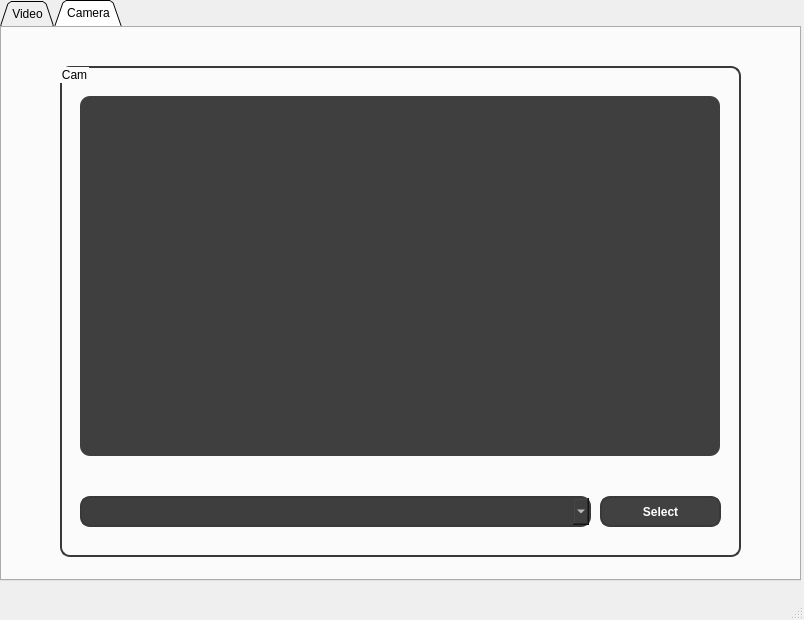
<?xml version="1.0" encoding="UTF-8"?>
<ui version="4.0">
 <class>MainWindow</class>
 <widget class="QMainWindow" name="MainWindow">
  <property name="geometry">
   <rect>
    <x>0</x>
    <y>0</y>
    <width>804</width>
    <height>620</height>
   </rect>
  </property>
  <property name="windowTitle">
   <string>MainWindow</string>
  </property>
  <widget class="QWidget" name="centralwidget">
   <widget class="QTabWidget" name="tabs">
    <property name="geometry">
     <rect>
      <x>0</x>
      <y>0</y>
      <width>801</width>
      <height>581</height>
     </rect>
    </property>
    <property name="sizePolicy">
     <sizepolicy hsizetype="Maximum" vsizetype="Maximum">
      <horstretch>0</horstretch>
      <verstretch>0</verstretch>
     </sizepolicy>
    </property>
    <property name="toolTip">
     <string>&lt;html&gt;&lt;head/&gt;&lt;body&gt;&lt;p align=&quot;center&quot;&gt;&lt;span style=&quot; font-weight:600;&quot;&gt;Video&lt;/span&gt;&lt;/p&gt;&lt;/body&gt;&lt;/html&gt;</string>
    </property>
    <property name="layoutDirection">
     <enum>Qt::LeftToRight</enum>
    </property>
    <property name="autoFillBackground">
     <bool>false</bool>
    </property>
    <property name="styleSheet">
     <string notr="true">border-color: rgb(45, 45, 45);</string>
    </property>
    <property name="tabPosition">
     <enum>QTabWidget::North</enum>
    </property>
    <property name="tabShape">
     <enum>QTabWidget::Triangular</enum>
    </property>
    <property name="currentIndex">
     <number>1</number>
    </property>
    <property name="iconSize">
     <size>
      <width>25</width>
      <height>25</height>
     </size>
    </property>
    <property name="elideMode">
     <enum>Qt::ElideMiddle</enum>
    </property>
    <property name="usesScrollButtons">
     <bool>true</bool>
    </property>
    <property name="documentMode">
     <bool>false</bool>
    </property>
    <property name="tabsClosable">
     <bool>false</bool>
    </property>
    <property name="movable">
     <bool>true</bool>
    </property>
    <property name="tabBarAutoHide">
     <bool>false</bool>
    </property>
    <widget class="QWidget" name="videoTab">
     <attribute name="title">
      <string>Video</string>
     </attribute>
     <widget class="QGraphicsView" name="graphicsView">
      <property name="geometry">
       <rect>
        <x>80</x>
        <y>100</y>
        <width>640</width>
        <height>360</height>
       </rect>
      </property>
      <property name="styleSheet">
       <string notr="true">/*box-shadow: 0 8px 32px 0 rgba( 31, 38, 135, 0.37 );*/
backdrop-filter: blur( 4px );
/*-webkit-backdrop-filter: blur( 4px );
border-radius: 10px;
border: 1px solid rgba( 255, 255, 255, 0.18 );*/
background-color: rgb(63, 63, 63);
border-radius: 10px;</string>
      </property>
     </widget>
     <widget class="QPushButton" name="btnForward">
      <property name="geometry">
       <rect>
        <x>240</x>
        <y>470</y>
        <width>61</width>
        <height>61</height>
       </rect>
      </property>
      <property name="styleSheet">
       <string notr="true">border-radius:30px;
image: url(:/forward/fast-forward.png);
background-color: rgba(0,0,0,200);
padding:10px;</string>
      </property>
      <property name="text">
       <string/>
      </property>
     </widget>
     <widget class="QPushButton" name="btnBackward">
      <property name="geometry">
       <rect>
        <x>80</x>
        <y>470</y>
        <width>61</width>
        <height>61</height>
       </rect>
      </property>
      <property name="styleSheet">
       <string notr="true">border-radius:30px;
image: url(:/forward/fast-backward.png);
background-color: rgba(0,0,0,200);
padding:10px;</string>
      </property>
      <property name="text">
       <string/>
      </property>
     </widget>
     <widget class="QPushButton" name="btnForward_2">
      <property name="geometry">
       <rect>
        <x>160</x>
        <y>470</y>
        <width>61</width>
        <height>61</height>
       </rect>
      </property>
      <property name="styleSheet">
       <string notr="true">border-radius:30px;
image: url(:/forward/play.png);
background-color: rgba(0,0,0,200);
padding:10px;</string>
      </property>
      <property name="text">
       <string/>
      </property>
     </widget>
     <widget class="QSlider" name="horizontalSlider">
      <property name="geometry">
       <rect>
        <x>110</x>
        <y>430</y>
        <width>581</width>
        <height>22</height>
       </rect>
      </property>
      <property name="orientation">
       <enum>Qt::Horizontal</enum>
      </property>
     </widget>
     <widget class="QComboBox" name="cmbxSpeed">
      <property name="geometry">
       <rect>
        <x>590</x>
        <y>470</y>
        <width>131</width>
        <height>51</height>
       </rect>
      </property>
      <property name="styleSheet">
       <string notr="true">border-radius: 20px;
background-color: rgb(56, 56, 56);
color: rgb(85, 170, 0);</string>
      </property>
      <property name="editable">
       <bool>false</bool>
      </property>
      <property name="currentText">
       <string/>
      </property>
     </widget>
     <widget class="QGroupBox" name="gbFile">
      <property name="geometry">
       <rect>
        <x>60</x>
        <y>70</y>
        <width>681</width>
        <height>491</height>
       </rect>
      </property>
      <property name="styleSheet">
       <string notr="true">border-color: rgb(0, 170, 0);
border: 2px solid  rgb(57, 57, 57);
border-radius: 10px;</string>
      </property>
      <property name="title">
       <string>FileName</string>
      </property>
     </widget>
     <widget class="QLineEdit" name="txtFileName">
      <property name="geometry">
       <rect>
        <x>60</x>
        <y>29</y>
        <width>551</width>
        <height>31</height>
       </rect>
      </property>
      <property name="styleSheet">
       <string notr="true">border-radius: 10px;
background-color: rgb(58, 58, 58);
color: white;</string>
      </property>
     </widget>
     <widget class="QPushButton" name="btnBrowse">
      <property name="geometry">
       <rect>
        <x>620</x>
        <y>30</y>
        <width>121</width>
        <height>31</height>
       </rect>
      </property>
      <property name="font">
       <font>
        <weight>75</weight>
        <bold>true</bold>
       </font>
      </property>
      <property name="styleSheet">
       <string notr="true">border-radius: 10px;
background-color: rgb(65, 65, 65);
color: white;</string>
      </property>
      <property name="text">
       <string>Browse</string>
      </property>
     </widget>
     <zorder>gbFile</zorder>
     <zorder>graphicsView</zorder>
     <zorder>btnForward</zorder>
     <zorder>btnBackward</zorder>
     <zorder>btnForward_2</zorder>
     <zorder>horizontalSlider</zorder>
     <zorder>cmbxSpeed</zorder>
     <zorder>txtFileName</zorder>
     <zorder>btnBrowse</zorder>
    </widget>
    <widget class="QWidget" name="cameraTab">
     <attribute name="title">
      <string>Camera</string>
     </attribute>
     <widget class="QGraphicsView" name="graphicsViewCam">
      <property name="geometry">
       <rect>
        <x>80</x>
        <y>70</y>
        <width>640</width>
        <height>360</height>
       </rect>
      </property>
      <property name="styleSheet">
       <string notr="true">/*box-shadow: 0 8px 32px 0 rgba( 31, 38, 135, 0.37 );*/
backdrop-filter: blur( 4px );
/*-webkit-backdrop-filter: blur( 4px );
border-radius: 10px;
border: 1px solid rgba( 255, 255, 255, 0.18 );*/
background-color: rgb(63, 63, 63);
border-radius: 10px;</string>
      </property>
     </widget>
     <widget class="QGroupBox" name="gbFile_2">
      <property name="geometry">
       <rect>
        <x>60</x>
        <y>40</y>
        <width>681</width>
        <height>491</height>
       </rect>
      </property>
      <property name="styleSheet">
       <string notr="true">border-color: rgb(0, 170, 0);
border: 2px solid  rgb(57, 57, 57);
border-radius: 10px;</string>
      </property>
      <property name="title">
       <string>Cam</string>
      </property>
      <widget class="QPushButton" name="btnSelect">
       <property name="geometry">
        <rect>
         <x>540</x>
         <y>430</y>
         <width>121</width>
         <height>31</height>
        </rect>
       </property>
       <property name="font">
        <font>
         <weight>75</weight>
         <bold>true</bold>
        </font>
       </property>
       <property name="styleSheet">
        <string notr="true">border-radius: 10px;
background-color: rgb(65, 65, 65);
color: white;</string>
       </property>
       <property name="text">
        <string>Select</string>
       </property>
      </widget>
      <widget class="QComboBox" name="cmbxCam">
       <property name="geometry">
        <rect>
         <x>20</x>
         <y>430</y>
         <width>511</width>
         <height>31</height>
        </rect>
       </property>
       <property name="autoFillBackground">
        <bool>false</bool>
       </property>
       <property name="styleSheet">
        <string notr="true">background-color: rgb(62, 62, 62);
border-radius: 10px;
color:white;
text-alignment:left;</string>
       </property>
      </widget>
     </widget>
     <zorder>gbFile_2</zorder>
     <zorder>graphicsViewCam</zorder>
    </widget>
   </widget>
  </widget>
  <widget class="QMenuBar" name="menubar">
   <property name="geometry">
    <rect>
     <x>0</x>
     <y>0</y>
     <width>804</width>
     <height>21</height>
    </rect>
   </property>
  </widget>
  <widget class="QStatusBar" name="statusbar"/>
 </widget>
 <resources>
  <include location="res.qrc"/>
 </resources>
 <connections/>
</ui>
